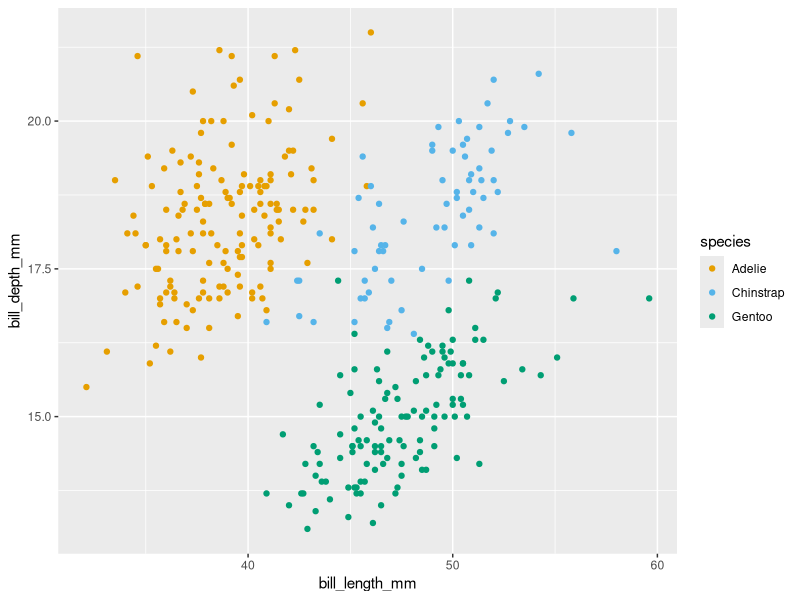
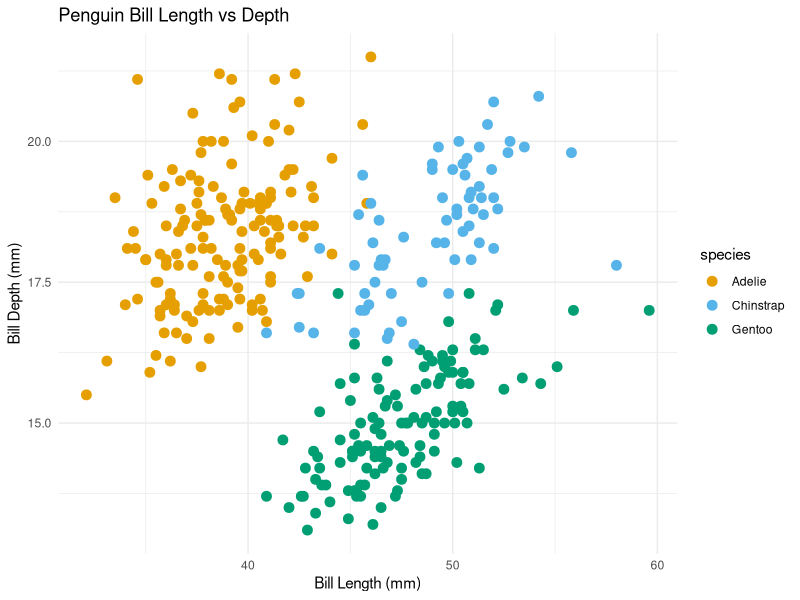

The R script that drew these images, in order:

            library(ggplot2)
            library(palmerpenguins)
            built_answer <- tryCatch(
                {
                    set.seed(42)
                    ggplot(penguins, aes(x = bill_length_mm, y = bill_depth_mm, colour = species)) + geom_point() + scale_colour_manual(values = c(Adelie = "#E69F00", Chinstrap = "#56B4E9", Gentoo = "#009E73"))
                    suppressWarnings(
                        if (!file.exists("/sandbox/figures/bill-length_bill-depth_scatter_scale_colour_manual_answer.png")) {
                            ggsave(
                                width = 3,
                                height = 3,
                                "/sandbox/figures/bill-length_bill-depth_scatter_scale_colour_manual_answer.png"
                            )
                        }
                    )
                    suppressWarnings(
                        ggplot_build(last_plot())
                    )
                },
                error = function(e) {
                    'ERROR'
                }
            )
            built_submission <- tryCatch(
                {
                    set.seed(42)
                    ggplot(penguins, aes(x = bill_length_mm, y = bill_depth_mm, color = species)) +

  geom_point(aes(color = species), size = 3) +

  scale_color_manual(values = c("Adelie" = "#E69F00", "Chinstrap" = "#56B4E9", "Gentoo" = "#009E73")) +

  labs(title = "Penguin Bill Length vs Depth", x = "Bill Length (mm)", y = "Bill Depth (mm)") +

  theme_minimal()
                    suppressWarnings(
                        ggsave(
                            width = 3,
                            height = 3,
                            "figures/bill-length_bill-depth_scatter_scale_colour_manual_submission_phi4mini.png"
                        )
                    )
                    suppressWarnings(
                        ggplot_build(last_plot())
                    )
                },
                error = function(e) {
                    'ERROR'
                }
            )
            cat(isTRUE(all.equal(built_answer, built_submission)))
        
